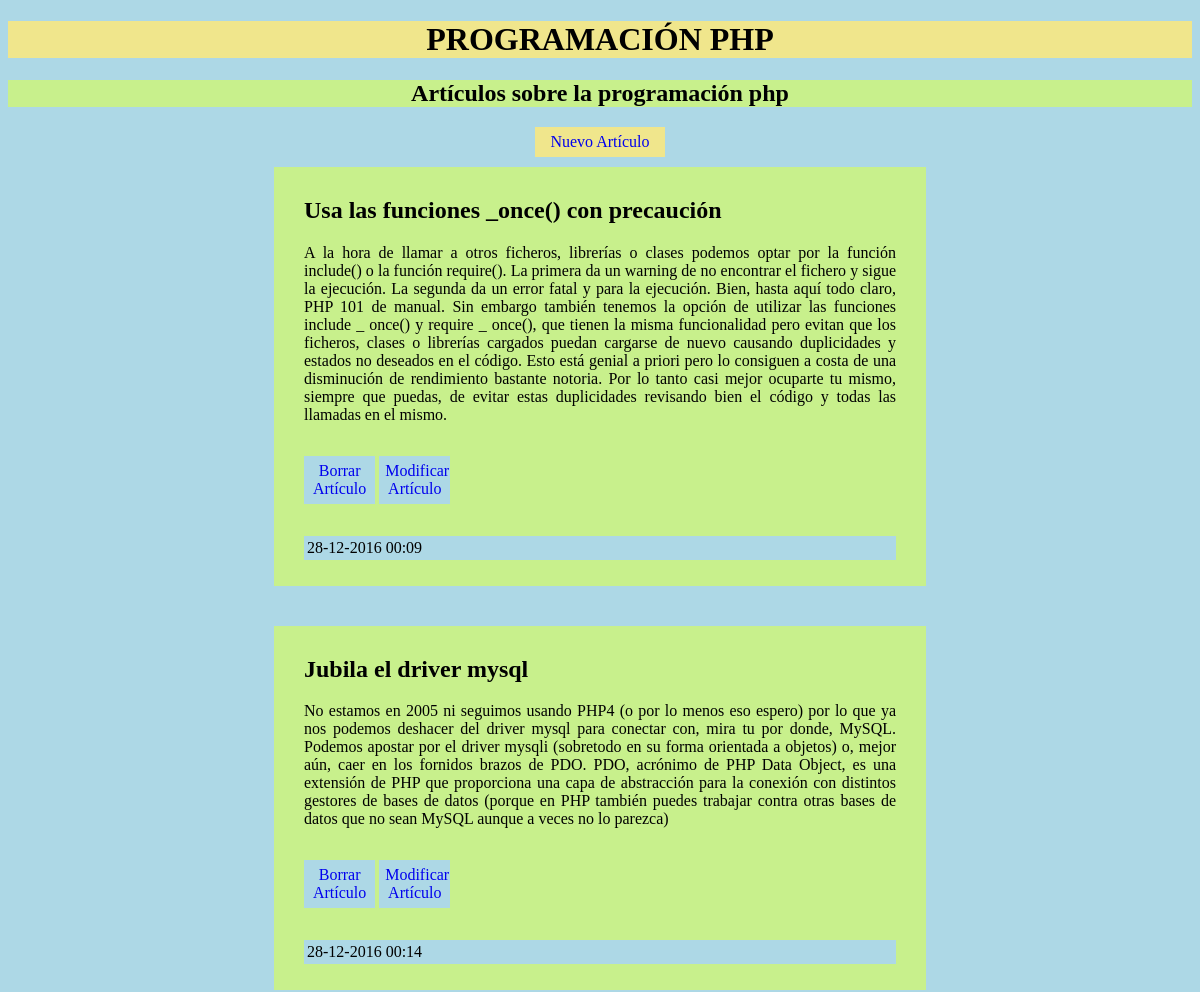
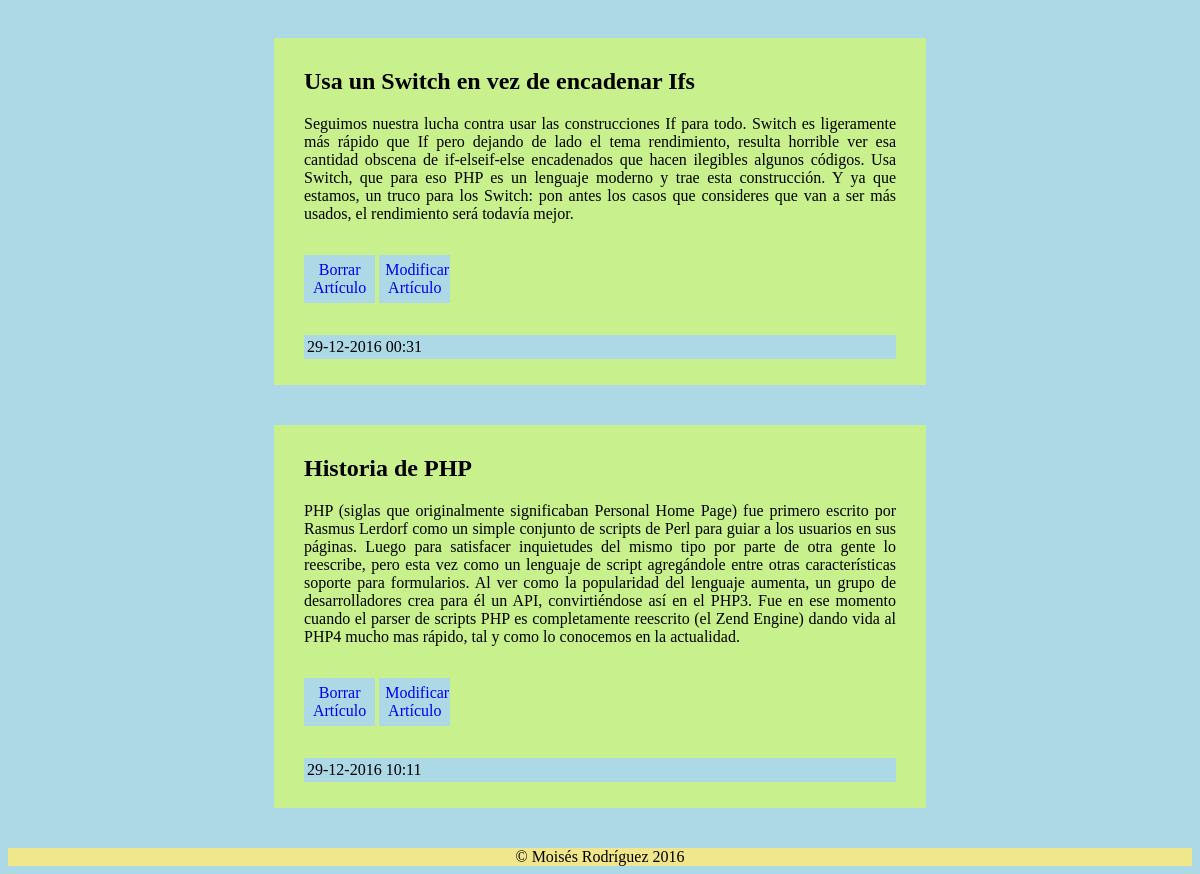
The app's page /Controller/index.php with its own data (2 pictures, top to bottom).
### tables this page shows
CREATE TABLE `articulo` (
  `id` int(11) NOT NULL,
  `titulo` varchar(60) NOT NULL,
  `fecha` datetime NOT NULL,
  `contenido` text NOT NULL
);

### Controller/index.php (called while the page is built)
<?php
  require_once '../Model/Articulo.php';
  $datosArticulos['articulos'] = Articulo::getArticulos();
  include '../View/listadoArticulos.php';

### Model/Articulo.php (called while the page is built, shortened)
<?php
class Articulo {
  private $id;
  private $titulo;
  private $fecha;
  private $contenido;
  function __construct($id, $titulo, $fecha, $contenido) {
    $this->id = $id;
    $this->titulo = $titulo;
    $this->fecha = $fecha;
    $this->contenido = $contenido;
  }
  function getId() {
    return $this->id;
  }
  function getTitulo() {
    return $this->titulo;
  }
  function getFecha() {
    return $this->fecha;
  }
  function getContenido() {
    return $this->contenido;
  }
  public static function getArticulos(){
    $conexion = BlogDB::connectDB();
    $seleccion = "SELECT id, titulo, fecha, contenido FROM articulo order by fecha ASC";
    $consulta = $conexion->query($seleccion);
    $articulos = [];
    while ($registro = $consulta->fetchObject()) {
      $articulos[] = new Articulo($registro->id, $registro->titulo, $registro->fecha, $registro->contenido);
    }
    return $articulos;
  }
}

### View/listadoArticulos.php (the view, shortened to what this page needs)
<!DOCTYPE html>
<html>
    <head>
        <link href="../View/css/estilos.css" rel="stylesheet" type="text/css">
    </head>
    <body>
        <header>
            <h1>PROGRAMACIÓN PHP</h1>
            <h2 id="subtitulo1">Artículos sobre la programación php</h2>
        </header>
        <p class="boton2"><a href="../Controller/nuevoArticulo.php">Nuevo Artículo</a></p>
        <?php
          foreach($datosArticulos['articulos'] as $articulo)  {
        ?>
        <article>
            <h2><?=$articulo->getTitulo()?></h2>
            <p><?=$articulo->getContenido()?></p>
            <p class="boton"><a href="../Controller/borraArticulo.php?id=<?=$articulo->getId()?>">Borrar Artículo</a></p>
            <p class="boton"><a href="../Controller/modificacionArticulo.php?id=<?=$articulo->getId()?>">Modificar Artículo</a></p>
            <p class="fecha">
              <?php
                $fecha=$articulo->getFecha();
                echo date("d-m-Y H:i",strtotime($fecha));
              ?>
            </p>
        </article>
        <?php
          }
        ?>
        <footer>
            &copy; Moisés Rodríguez 2016
        </footer>
    </body>
</html>

### View/css/estilos.css (style rules this page uses)
body { background-color: lightblue; }
h1 { text-align: center; background-color: khaki; }
#subtitulo1 { text-align: center; background-color: #c8f08c; }
article { width: 50%; background-color: #c8f08c; margin: 10px auto 40px auto; padding: 10px 30px; text-align: justify; }
a:link { text-decoration:none; }
.boton { background-color: lightblue; width: 10%; text-align: center; display: inline-block; padding: 6px; }
.fecha { background-color: lightblue; padding: 3px; }
footer { background-color: khaki; text-align: center; }
.boton2 { text-align: center; background-color: khaki; width: 10%; padding: 6px; margin: 0 auto; }

### records on screen
articulo: titulo "Usa las funciones _once() con precaución", contenido "A la hora de llamar a otros ficheros, librerías o clases podemos optar por la función include() o la función require(). La primera da un warning de no encontrar el fichero y sigue la ejecución. La segunda da un error fatal y para la ejecución. Bien, hasta aquí todo claro, PHP 101 de manual. Sin embargo también tenemos la opción de utilizar las funciones include _ once() y require _ once(), que tienen la misma funcionalidad pero evitan que los ficheros, clases o librerías cargados puedan cargarse de nuevo causando duplicidades y estados no deseados en el código. Esto está genial a priori pero lo consiguen a costa de una disminución de rendimiento bastante notoria. Por lo tanto casi mejor…", fecha "28-12-2016 00:09"
articulo: titulo "Jubila el driver mysql", contenido "No estamos en 2005 ni seguimos usando PHP4 (o por lo menos eso espero) por lo que ya nos podemos deshacer del driver mysql para conectar con, mira tu por donde, MySQL. Podemos apostar por el driver mysqli (sobretodo en su forma orientada a objetos) o, mejor aún, caer en los fornidos brazos de PDO. PDO, acrónimo de PHP Data Object, es una extensión de PHP que proporciona una capa de abstracción para la conexión con distintos gestores de bases de datos (porque en PHP también puedes trabajar contra otras bases de datos que no sean MySQL aunque a veces no lo parezca)", fecha "28-12-2016 00:14"
articulo: titulo "Usa un Switch en vez de encadenar Ifs", contenido "Seguimos nuestra lucha contra usar las construcciones If para todo. Switch es ligeramente más rápido que If pero dejando de lado el tema rendimiento, resulta horrible ver esa cantidad obscena de if-elseif-else encadenados que hacen ilegibles algunos códigos. Usa Switch, que para eso PHP es un lenguaje moderno y trae esta construcción. Y ya que estamos, un truco para los Switch: pon antes los casos que consideres que van a ser más usados, el rendimiento será todavía mejor.", fecha "29-12-2016 00:31"
articulo: titulo "Historia de PHP", contenido "PHP (siglas que originalmente significaban Personal Home Page) fue primero escrito por Rasmus Lerdorf como un simple conjunto de scripts de Perl para guiar a los usuarios en sus páginas. Luego para satisfacer inquietudes del mismo tipo por parte de otra gente lo reescribe, pero esta vez como un lenguaje de script agregándole entre otras características soporte para formularios. Al ver como la popularidad del lenguaje aumenta, un grupo de desarrolladores crea para él un API, convirtiéndose así en el PHP3. Fue en ese momento cuando el parser de scripts PHP es completamente reescrito (el Zend Engine) dando vida al PHP4 mucho mas rápido, tal y como lo conocemos en la actualidad.", fecha "29-12-2016 10:11"
